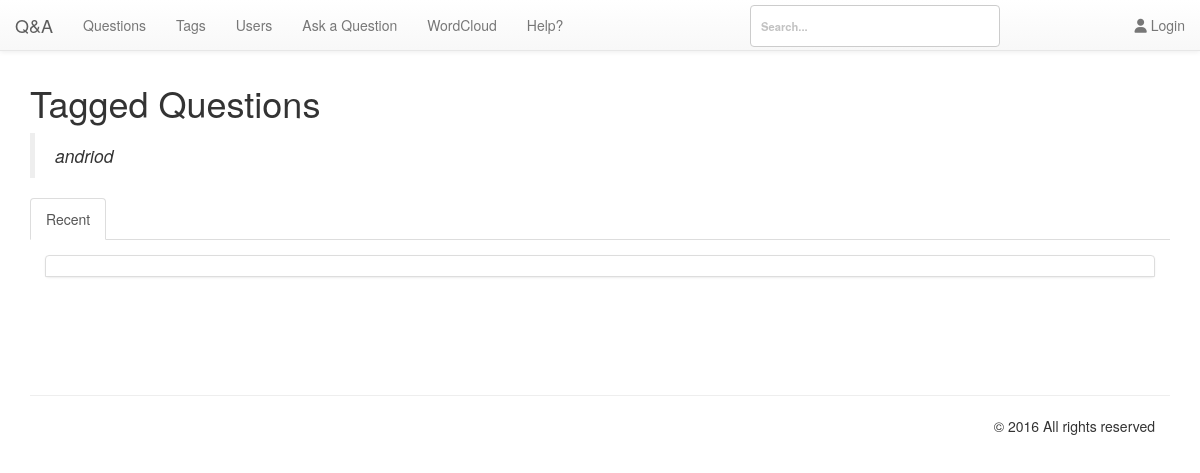
/pages/tags.php?tag=andriod, run on an earlier commit of the app's database.
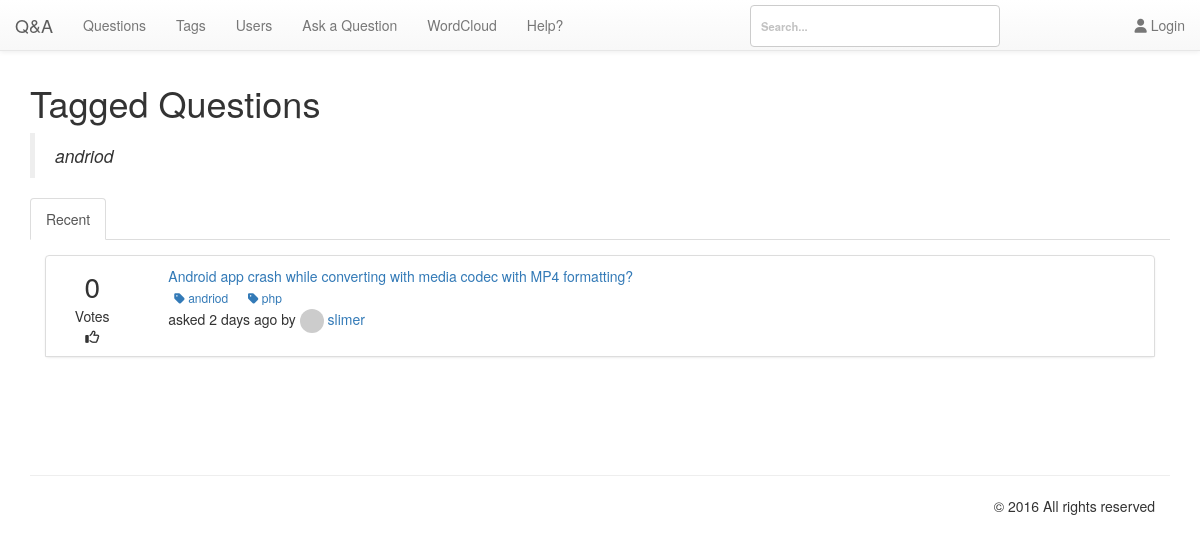
And on a later commit of the database.
### tables this page shows
CREATE TABLE `qa_posts` (
  `postid` int(10) UNSIGNED NOT NULL,
  `type` enum('Q','A','C','Q_HIDDEN','A_HIDDEN','C_HIDDEN','Q_QUEUED','A_QUEUED','C_QUEUED','NOTE') NOT NULL,
  `parentid` int(10) UNSIGNED DEFAULT NULL,
  `acount` smallint(5) UNSIGNED NOT NULL DEFAULT '0',
  `amaxvote` smallint(5) UNSIGNED NOT NULL DEFAULT '0',
  `userid` int(10) UNSIGNED DEFAULT NULL,
  `upvotes` smallint(5) UNSIGNED NOT NULL DEFAULT '0',
  `downvotes` smallint(5) UNSIGNED NOT NULL DEFAULT '0',
  `netvotes` smallint(6) NOT NULL DEFAULT '0',
  `views` int(10) UNSIGNED NOT NULL DEFAULT '0',
  `flagged` tinyint(1) NOT NULL,
  `flag_id` int(11) NOT NULL DEFAULT '0',
  `flagcount` tinyint(3) UNSIGNED NOT NULL DEFAULT '0',
  `format` varchar(20) NOT NULL DEFAULT '',
  `created` datetime NOT NULL,
  `updated` datetime DEFAULT NULL,
  `title` varchar(800) DEFAULT NULL,
  `content` varchar(8000) DEFAULT NULL,
  `tags` varchar(800) DEFAULT NULL,
  `selects` tinyint(1) DEFAULT NULL,
  `s_userid` tinyint(4) NOT NULL
);

CREATE TABLE `qa_tagwords` (
  `postid` int(10) UNSIGNED NOT NULL,
  `wordid` int(10) UNSIGNED NOT NULL
);

CREATE TABLE `qa_words` (
  `wordid` int(10) UNSIGNED NOT NULL,
  `word` varchar(80) NOT NULL,
  `titlecount` int(10) UNSIGNED NOT NULL DEFAULT '0',
  `contentcount` int(10) UNSIGNED NOT NULL DEFAULT '0',
  `tagwordcount` int(10) UNSIGNED NOT NULL DEFAULT '0',
  `tagcount` int(10) UNSIGNED NOT NULL DEFAULT '0'
);

CREATE TABLE `qa_users` (
  `userid` int(10) UNSIGNED NOT NULL,
  `created` datetime NOT NULL,
  `email` varchar(80) NOT NULL,
  `handle` varchar(20) NOT NULL,
  `avatarblobid` bigint(20) UNSIGNED DEFAULT NULL,
  `avatarwidth` smallint(5) UNSIGNED DEFAULT NULL,
  `avatarheight` smallint(5) UNSIGNED DEFAULT NULL,
  `passcheck` text,
  `loggedin` datetime NOT NULL
);

### db/db.php (called while the page is built, shortened)
<?php
class Db {
	protected static $connection;
	public function connect() {
		if(!isset(self::$connection)) {
			self::$connection = new mysqli('localhost','admin','M0n@rch$','cs518');
		}
		return self::$connection;
	}
	public function query($query) {
		$connection = $this -> connect();
		$result = $connection -> query($query);
		return $result;
	}
	public function select($query) {
		$rows = array();
		$result = $this -> query($query);
		while ($row = $result -> fetch_assoc()) {
			$rows[] = $row;
		}
		return $rows;
	}
}

### app/time.php (called while the page is built)
<?php
function time_elapsed_string($datetime, $full = false) {
    $now = new DateTime;
    $ago = new DateTime($datetime);
    $diff = $now->diff($ago);
    $diff->w = floor($diff->d / 7);
    $diff->d -= $diff->w * 7;
    $string = array(
        'y' => 'year',
        'm' => 'month',
        'w' => 'week',
        'd' => 'day',
        'h' => 'hour',
        'i' => 'minute',
        's' => 'second',
    );
    foreach ($string as $k => &$v) {
        if ($diff->$k) {
            $v = $diff->$k . ' ' . $v . ($diff->$k > 1 ? 's' : '');
        } else {
            unset($string[$k]);
        }
    }
    if (!$full) $string = array_slice($string, 0, 1);
    return $string ? implode(', ', $string) . ' ago' : 'just now';
}
?>

### pages/tags.php (the view, shortened to what the changed rows need)
<?php
include ("header.php");
include_once ($_SERVER['DOCUMENT_ROOT']."/db/db.php");
include $_SERVER['DOCUMENT_ROOT'].'/app/time.php';
require_once $_SERVER['DOCUMENT_ROOT'].'/nbbc/nbbc.php';
$bbcode = new BBCode;
$connection = new Db();
if (isset($_GET['tag'])):
$tag = $_GET['tag'];
?>
<div class="container">
  <div id="content">
    <h1>Tagged Questions  </h1><blockquote>
      <em> <?php echo $tag; ?></em>
    </blockquote>
      <ul id="tabs" class="nav nav-tabs" data-tabs="tabs">
          <li class="active"><a href="#red" data-toggle="tab">Recent</a></li>
      </ul>
      <div id="my-tab-content" class="tab-content">
          <div class="tab-pane active" id="red">
            <div class="panel-body">
                <ul class="list-group">
                                  <li class="list-group-item">
<?php
$red = $connection -> select("SELECT `title`,`content`,`qa_posts`.`created`, `qa_posts`.`postid`, `qa_posts`.`acount`, `qa_users`.`handle`, `netvotes`,`avatarblobid` FROM `qa_posts` LEFT JOIN `qa_users` ON `qa_posts`.`userid` = `qa_users`.`userid`  WHERE `type`='Q' AND `tags` LIKE '%".$tag."%' ORDER BY `qa_posts`.`created` DESC;");
 foreach ($red as $key => $value):
   $profile = $connection -> select("SELECT `filename`, `qa_users`.`handle`, `gravatar` FROM `qa_users` INNER JOIN `qa_blobs` ON `qa_users`.`avatarblobid` = `qa_blobs`.`blobid` WHERE `qa_blobs`.blobid=".$value['avatarblobid'].";");
   if(count($profile) == 1){
   foreach ($profile as $key => $val){
    $pic = $val['filename'];
    $na = $val['handle'];
    if ($val['gravatar'] == 0) {
      $pic =	"<img src='/img/uploads/".$val['filename']."' class='img-circle' style='width:24px;height:24px;' title='".$val['handle']."'/>";
    } else {
      $pic =	"<img src='".$val['filename']."' class='img-circle' style='width:24px;height:24px;' title='".$val['handle']."'/>";
    }
    }
 }
   ?>
  <div class="row">
    <div class="col-xs-2 col-md-1">
        <div class="text-center fa-2x"><?php  echo $value['netvotes']; ?>
        </div>
        <div class="text-center">Votes</div>
        <div class="text-center"><i class="fa fa-thumbs-o-up" aria-hidden="true"></i></div>
      </div>
      <div class="col-xs-10 col-md-11">
          <div class="col-xs-10 col-md-11">
              <a href="/pages/questions.php?qa=<?php echo $value['postid']; ?>"><?php echo html_entity_decode($bbcode->Parse($value['title'])); ?>
                  </a>
                  <div class="action">
                  <?php
                  $tags = $connection -> select("SELECT `qa_tagwords`.`postid`, `qa_tagwords`.`wordid`, `word` FROM `qa_tagwords` INNER JOIN `qa_words` ON `qa_words`.`wordid` = `qa_tagwords`.`wordid` WHERE `qa_tagwords`.`postid` = ".$value['postid'].";");
                  foreach ($tags as $key => $tagv) {
                    echo '<a href="/pages/tags.php?tag='.$tagv['word'].'" class="btn btn-labeled btn-xs" title="Edit">
                        <i class="fa fa-tag" aria-hidden="true"></i>&nbsp;'.$tagv['word'].'
                    </a>&nbsp;&nbsp;';
                    }
                   ?>
                  </div>
              <div class="footer content">
                  asked <?php echo time_elapsed_string($value['created']); echo " by  <a href='/pages/users.php?handle=".$na."'>".$pic."&nbsp;".$value['handle']."</a>"; ?>
              </div>
          </div>
      </div>
  </div>
  <?php
endforeach; ?>
</li>
</div>
</div>
</div>
</div>
</div>
<?php endif; ?>
<?php include_once 'footer.php';?>

### nbbc/nbbc.php (shortened to what the changed rows need)
<?php
class BBCodeLexer {
var $state;
var $input;
var $ptr;
var $verbatim;
function BBCodeLexer($string, $tagmarker = '[') {
$regex_beginmarkers = Array( '[' => '\[', '<' => '<', '{' => '\{', '(' => '\(' );
$regex_endmarkers = Array( '[' => '\]', '<' => '>', '{' => '\}', '(' => '\)' );
$endmarkers = Array( '[' => ']', '<' => '>', '{' => '}', '(' => ')' );
$e = $regex_endmarkers[$tagmarker];
$b = $regex_beginmarkers[$tagmarker];
$this->pat_main = "/( "
. "{$b}"
. "(?! -- | ' | !-- | {$b}{$b} )"
. "(?: [^\\n\\r{$b}{$e}] | \\\" [^\\\"\\n\\r]* \\\" | \\' [^\\'\\n\\r]* \\' )*"
. "{$e}"
. "| {$b}{$b} (?: [^{$e}\\r\\n] | {$e}[^{$e}\\r\\n] )* {$e}{$e}"
. "| {$b} (?: -- | ' ) (?: [^{$e}\\n\\r]* ) {$e}"
. "| {$b}!-- (?: [^-] | -[^-] | --[^{$e}] )* --{$e}"
. "| -----+"
. "| \\x0D\\x0A | \\x0A\\x0D | \\x0D | \\x0A"
. "| [\\x00-\\x09\\x0B-\\x0C\\x0E-\\x20]+(?=[\\x0D\\x0A{$b}]|-----|$)"
. "| (?<=[\\x0D\\x0A{$e}]|-----|^)[\\x00-\\x09\\x0B-\\x0C\\x0E-\\x20]+"
. " )/Dx";
$this->input = preg_split($this->pat_main, $string, -1, PREG_SPLIT_DELIM_CAPTURE);
$this->ptr = 0;
$this->unget = false;
$this->state = BBCODE_LEXSTATE_TEXT;
$this->verbatim = false;
}
function NextToken() {
while (true) {
if ($this->ptr >= count($this->input)) {
return $this->token = BBCODE_EOI;
}
$this->text = preg_replace("/[\\x00-\\x08\\x0B-\\x0C\\x0E-\\x1F]/", "",
$this->input[$this->ptr++]);
if ($this->verbatim) {
$this->tag = false;
if ($this->state == BBCODE_LEXSTATE_TEXT) {
$this->state = BBCODE_LEXSTATE_TAG;
$token_type = BBCODE_TEXT;
}
else {
$this->state = BBCODE_LEXSTATE_TEXT;
switch (ord(substr($this->text, 0, 1))) {
case 10:
case 13:
$token_type = BBCODE_NL;
break;
default:
$token_type = BBCODE_WS;
break;
case 45:
case 40:
case 60:
case 91:
case 123:
$token_type = BBCODE_TEXT;
break;
}
}
if (strlen($this->text) > 0)
return $this->token = $token_type;
}
else if ($this->state == BBCODE_LEXSTATE_TEXT) {
$this->state = BBCODE_LEXSTATE_TAG;
if (strlen($this->text) > 0)
return $this->token = BBCODE_TEXT;
}
}
}
}
class BBCode {
var $current_class;
var $root_class;
var $allow_ampersand;
var $tag_marker;
var $plain_mode;
var $detect_urls;
var $smileys;
var $smiley_regex;
var $enable_smileys;
var $debug;
function BBCode() {
$this->defaults = new BBCodeLibrary;
$this->smileys = $this->defaults->default_smileys;
$this->enable_smileys = true;
$this->smiley_regex = false;
$this->pre_trim = "";
$this->root_class = 'block';
$this->tag_marker = '[';
$this->current_class = $this->root_class;
$this->debug = false;
$this->output_limit = 0;
$this->plain_mode = false;
$this->detect_urls = false;
}
function GetDefaultWikiURL() { return '/?page='; }
function GetDefaultLocalImgDir() { return "img"; }
function GetDefaultLocalImgURL() { return "img"; }
function GetDefaultRuleHTML() { return "\n<hr class=\"bbcode_rule\" />\n"; }
function GetDefaultSmileyDir() { return "smileys"; }
function GetDefaultSmileyURL() { return "smileys"; }
function HTMLEncode($string) {
if (!$this->allow_ampersand)
return htmlspecialchars($string);
else return str_replace(Array('<', '>', '"'),
Array('&lt;', '&gt;', '&quot;'), $string);
}
function FixupOutput($string) {
if (!$this->detect_urls) {
$output = $this->Internal_ProcessSmileys($string);
}
return $output;
}
function Internal_ProcessSmileys($string) {
if (!$this->enable_smileys || $this->plain_mode) {
$output = $this->HTMLEncode($string);
}
else {
$tokens = preg_split($this->smiley_regex, $string, -1, PREG_SPLIT_DELIM_CAPTURE);
if (count($tokens) <= 1) {
$output = $this->HTMLEncode($string);
}
}
return $output;
}
function Internal_RebuildSmileys() {
$regex = Array("/(?<![\\w])(");
$first = true;
foreach ($this->smileys as $code => $filename) {
if (!$first) $regex[] = "|";
$regex[] = preg_quote("$code", '/');
$first = false;
}
$regex[] = ")(?![\\w])/";
$this->smiley_regex = implode("", $regex);
}
function Internal_CollectTextReverse($array, $start = 0, $end = 0) {
for ($start = intval($start); $start >= $end; $start--)
print $array[$start][BBCODE_STACK_TEXT];
$output = ob_get_contents();
return $output;
}
function Internal_GenerateOutput($pos) {
$output = Array();
while (count($this->stack) > $pos) {
$token = array_pop($this->stack);
if ($token[BBCODE_STACK_TOKEN] != BBCODE_TAG) {
$output[] = $token;
}
}
return $output;
}
function Internal_ComputeCurrentClass() {
if (count($this->stack) > 0)
$this->current_class = $this->stack[count($this->stack)-1][BBCODE_STACK_CLASS];
else $this->current_class = $this->root_class;
}
function Parse($string) {
$this->lexer = new BBCodeLexer($string, $this->tag_marker);
$this->lexer->debug = $this->debug;
$this->stack = Array();
while (true) {
if (($token_type = $this->lexer->NextToken()) == BBCODE_EOI) {
break;
}
switch ($token_type) {
case BBCODE_TEXT:
$this->stack[] = Array(
BBCODE_STACK_TOKEN => BBCODE_TEXT,
BBCODE_STACK_TEXT => $this->FixupOutput($this->lexer->text),
BBCODE_STACK_TAG => false,
BBCODE_STACK_CLASS => $this->current_class,
);
break;
}
}
$result = $this->Internal_GenerateOutput(0);
$result = $this->Internal_CollectTextReverse($result, count($result) - 1);
return $result;
}
}

What changed in the data, as far as the page shows it:
added qa_posts: netvotes "0", start "Android app crash while converting with media codec with MP4 formatting?", created "2 days ago", qa_users.handle "slimer"
added qa_tagwords: wordid.word "andriod"
added qa_tagwords: wordid.word "php"
